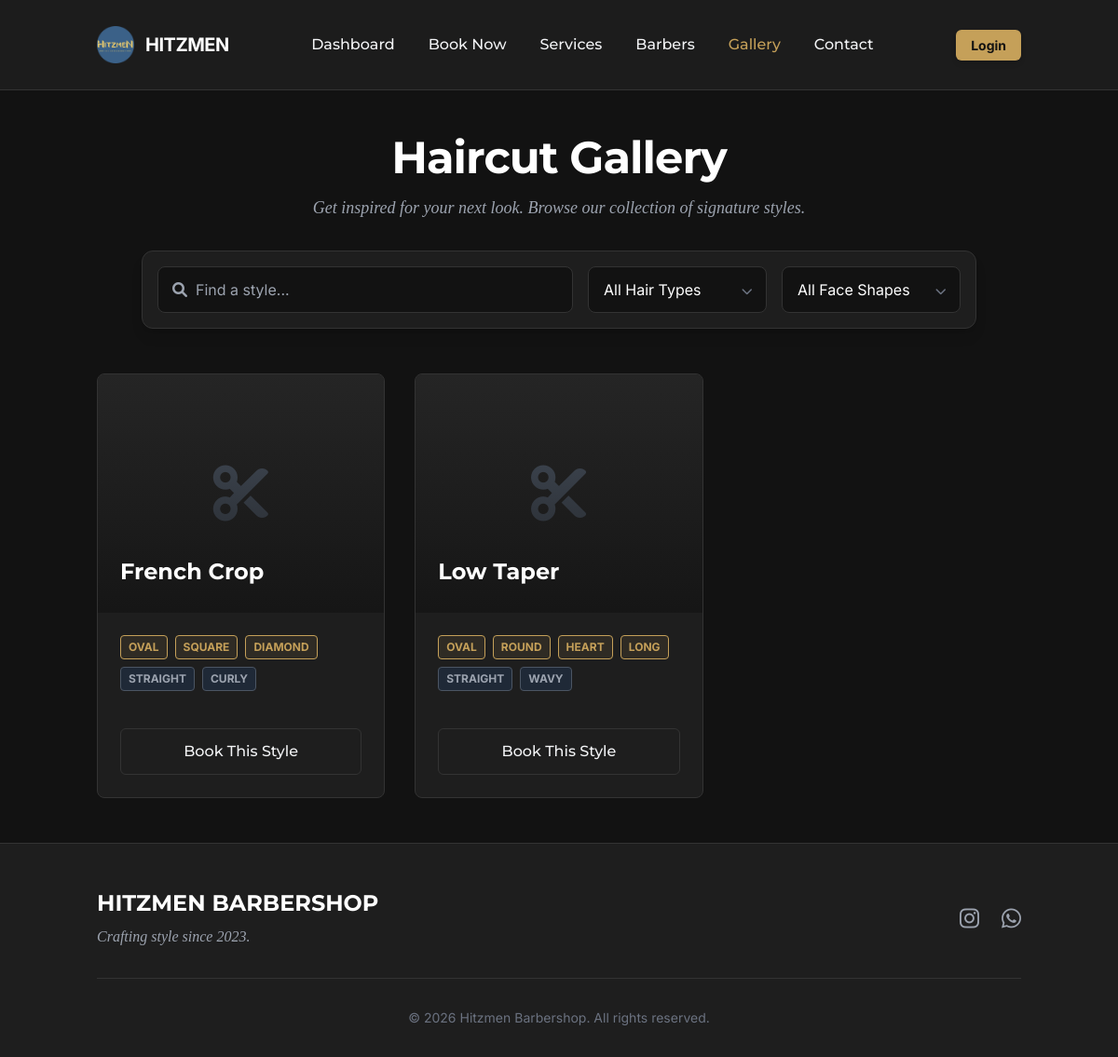
/gallery.php, run on the app's committed database.
### tables this page shows
CREATE TABLE `haircuts` (
  `id` int(11) NOT NULL,
  `style_name` varchar(100) NOT NULL,
  `description` text DEFAULT NULL,
  `image` varchar(255) DEFAULT NULL,
  `created_at` timestamp NOT NULL DEFAULT current_timestamp(),
  `face_shape` varchar(50) DEFAULT NULL,
  `hair_type` varchar(50) DEFAULT NULL
);

### gallery.php (the view, shortened to what this page needs)
<?php
require_once __DIR__ . '/db.php';
$search = $_GET['search'] ?? '';
try {
    $sql = "SELECT * FROM haircuts WHERE 1=1";
    $params = [];
    $sql .= " ORDER BY style_name ASC";
    $stmt = $pdo->prepare($sql);
    $stmt->execute($params);
    $haircuts = $stmt->fetchAll(PDO::FETCH_ASSOC);
} catch (PDOException $e) {
    error_log("Error fetching haircuts: " . $e->getMessage());
    $haircuts = [];
}
?>
<!DOCTYPE html>
<html lang="en">
<head>
    <script src="https://cdn.tailwindcss.com"></script>
    <link rel="stylesheet" href="https://cdnjs.cloudflare.com/ajax/libs/font-awesome/6.0.0/css/all.min.css" />
    <link rel="stylesheet" href="assets/css/style.css">
</head>
<body class="bg-[#121212] flex flex-col min-h-screen text-gray-100">
    <?php include 'includes/header.php'; ?>
    <main class="container mx-auto px-4 py-12 flex-1 relative z-10">
        <div class="text-center mb-12">
            <h1 class="text-4xl md:text-5xl font-bold font-heading text-white mb-4">Haircut Gallery</h1>
            <p class="text-gray-400 max-w-2xl mx-auto text-lg font-serif italic mb-8">
                Get inspired for your next look. Browse our collection of signature styles.
            </p>
            <form method="GET" action="gallery.php" class="max-w-4xl mx-auto bg-[#1E1E1E] p-4 rounded-xl border border-[#333] shadow-lg flex flex-col md:flex-row gap-4 items-center">
                <div class="flex-1 w-full relative">
                    <i class="fas fa-search absolute left-4 top-1/2 -translate-y-1/2 text-gray-400"></i>
                    <input type="text" name="search" value="<?php echo htmlspecialchars($search); ?>"
                           placeholder="Find a style..."
                           class="w-full bg-[#121212] border border-[#333] text-white rounded-lg pl-10 pr-4 py-3 focus:border-[#C5A059] focus:outline-none transition">
                </div>
            <div class="w-full md:w-48 relative">
                <select name="hair_type" onchange="this.form.submit()"
                        class="w-full bg-dark border border-dark-border text-white rounded-lg px-4 py-3 appearance-none cursor-pointer focus:border-gold focus:outline-none">
                    <option value="">All Hair Types</option>
                </select>
                <div class="absolute right-4 top-1/2 -translate-y-1/2 pointer-events-none text-gray-500">
                </div>
            </div>
            <div class="w-full md:w-48 relative">
                <select name="face_shape" onchange="this.form.submit()"
                        class="w-full bg-dark border border-dark-border text-white rounded-lg px-4 py-3 appearance-none cursor-pointer focus:border-gold focus:outline-none">
                    <option value="">All Face Shapes</option>
                </select>
                <div class="absolute right-4 top-1/2 -translate-y-1/2 pointer-events-none text-gray-500">
                </div>
            </div>
            </form>
        </div>
        <?php if (empty($haircuts)): ?>
            <div class="text-center py-16 bg-[#1E1E1E]/50 rounded-lg border border-[#333] border-dashed">
                <i class="fas fa-cut text-4xl text-gray-600 mb-4"></i>
                <p class="text-xl text-gray-400">No styles match your filters.</p>
                <a href="gallery.php" class="inline-block mt-4 text-[#C5A059] hover:text-white font-bold transition">View All Styles</a>
            </div>
        <?php else: ?>
            <div class="grid grid-cols-1 md:grid-cols-2 lg:grid-cols-3 gap-8">
                <?php foreach ($haircuts as $cut): ?>
                    <div class="card bg-[#1E1E1E] border border-[#333] rounded-lg overflow-hidden flex flex-col h-full group hover:border-[#C5A059] transition-all duration-300 p-0">
                        <div class="h-64 overflow-hidden relative bg-gray-800 cursor-pointer" onclick="openGalleryModal('uploads/<?php echo htmlspecialchars($cut['image']); ?>', '<?php echo htmlspecialchars($cut['style_name'], ENT_QUOTES); ?>', '<?php echo htmlspecialchars($cut['description'], ENT_QUOTES); ?>')">
                             <?php if (!empty($cut['image'])): ?>
                                <img src="uploads/<?php echo htmlspecialchars($cut['image']); ?>"
                                     alt="<?php echo htmlspecialchars($cut['style_name']); ?>"
                                     class="w-full h-full object-cover transition duration-500 group-hover:scale-110">
                            <?php else: ?>
                                <div class="w-full h-full flex items-center justify-center bg-[#252525] text-gray-600">
                                    <i class="fas fa-cut text-6xl"></i>
                                </div>
                            <?php endif; ?>
                            <div class="absolute inset-0 bg-gradient-to-t from-[#121212] to-transparent opacity-80 transition-opacity duration-300 group-hover:opacity-90"></div>
                            <div class="absolute bottom-0 left-0 w-full p-6">
                                <h3 class="text-2xl text-white font-heading font-bold mb-1">
                                    <?php echo htmlspecialchars($cut['style_name']); ?>
                                </h3>
                            </div>
                        </div>
                        <div class="p-6 flex-1 flex flex-col">
                            <div class="mb-4 flex flex-wrap gap-2">
                                <?php if (!empty($cut['face_shape'])): ?>
                                    <?php foreach(explode(',', $cut['face_shape']) as $tag): ?>
                                        <span class="px-2 py-1 text-xs font-bold uppercase rounded border border-[#C5A059] text-[#C5A059] bg-[#C5A059]/10">
                                            <?php echo htmlspecialchars(trim($tag)); ?>
                                        </span>
                                    <?php endforeach; ?>
                                <?php endif; ?>
                                <?php if (!empty($cut['hair_type'])): ?>
                                    <?php foreach(explode(',', $cut['hair_type']) as $tag): ?>
                                        <span class="px-2 py-1 text-xs font-bold uppercase rounded border border-gray-600 text-gray-400 bg-gray-800">
                                            <?php echo htmlspecialchars(trim($tag)); ?>
                                        </span>
                                    <?php endforeach; ?>
                                <?php endif; ?>
                            </div>
                            <a href="book_appointment.php" class="w-full py-3 text-center btn btn-secondary hover:bg-[#C5A059] hover:text-[#121212]">
                                Book This Style
                            </a>
                        </div>
                    </div>
                <?php endforeach; ?>
            </div>
        <?php endif; ?>
    </main>
    <?php include 'includes/footer.php'; ?>
</body>
</html>

### assets/css/style.css (style rules this page uses)
:root { --bg-primary: #121212; --bg-secondary: #1E1E1E; --bg-card: #252525; --text-primary: #F3F4F6; --text-secondary: #9CA3AF; --accent-gold: #C5A059; --accent-gold-hover: #D4AF37; --border-color: #333333; --success: #10B981; --warning: #F59E0B; --danger: #EF4444; --spacing-xs: 0.5rem; --spacing-sm: 1rem; --spacing-md: 2rem; --spacing-lg: 4rem; --transition-fast: 0.2s ease; --transition-base: 0.3s ease; }
* { margin: 0; padding: 0; box-sizing: border-box; }
body { font-family: 'Inter', sans-serif; background-color: var(--bg-primary); color: var(--text-primary); line-height: 1.6; -webkit-font-smoothing: antialiased; -moz-osx-font-smoothing: grayscale; color-scheme: dark; }
input, textarea, select { -webkit-appearance: none; appearance: none; border-radius: 6px; }
h1, h2, h3, h4, h5, h6 { font-family: 'Montserrat', sans-serif; color: var(--text-primary); margin-bottom: var(--spacing-sm); font-weight: 600; }
h1 { font-size: 2.5rem; letter-spacing: -0.02em; }
h3 { font-size: 1.5rem; }
a { text-decoration: none; color: inherit; transition: color var(--transition-fast); }
.container { max-width: 1200px; margin: 0 auto; padding: 0 var(--spacing-sm); }
.font-serif { font-family: 'Playfair Display', serif; }
.btn { display: inline-block; padding: 12px 24px; border-radius: 6px; font-weight: 500; font-family: 'Montserrat', sans-serif; cursor: pointer; transition: all var(--transition-base); border: none; text-align: center; }
.btn-secondary { background-color: transparent; border: 1px solid var(--border-color); color: var(--text-primary); }
input, select, textarea { background-color: var(--bg-secondary); border: 1px solid var(--border-color); color: var(--text-primary); padding: 10px 16px; border-radius: 6px; width: 100%; transition: border-color var(--transition-fast); }
.card { background-color: var(--bg-card); border: 1px solid var(--border-color); border-radius: 8px; padding: var(--spacing-md); transition: transform var(--transition-base); }

### data on the page
haircuts: style_name "French Crop", face_shape "OVAL", face_shape "SQUARE", face_shape "DIAMOND", hair_type "STRAIGHT", hair_type "CURLY"
haircuts: style_name "Low Taper", face_shape "OVAL", face_shape "ROUND", face_shape "HEART", face_shape "LONG", hair_type "STRAIGHT", hair_type "WAVY"

### other printed values
$label "Dashboard"
$label "Book Now"
$label "Services"
$label "Barbers"
$label "Gallery"
$label "Contact"
